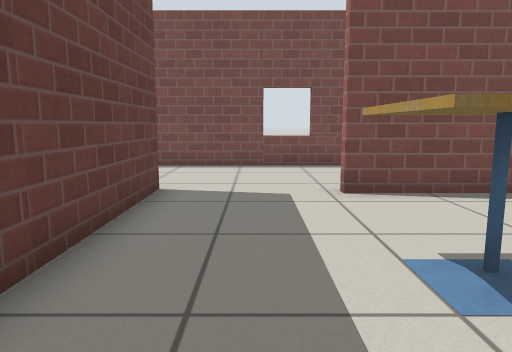
View 1 (above)

19 first-person views from a walk through a Gazebo world. The camera is 0.69 m above the floor, tilts 8° down and sees 70° across. The floor is counted in squares, 0.5 m on a side. Each view is taken from the middle of a square. On the plan, view 1 faces up. The plan holds only what a view shows up to about 15 squares ahead; the rest is blank. Simple patterns stand in for the simulator's built-in surfaces.

View 2
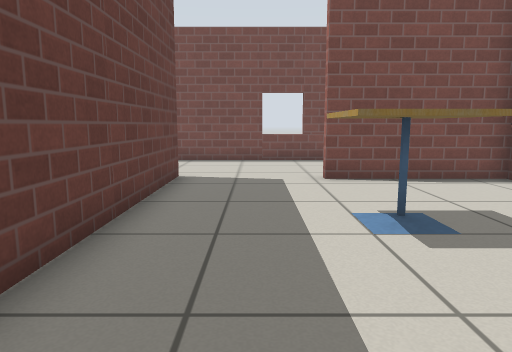

View 3
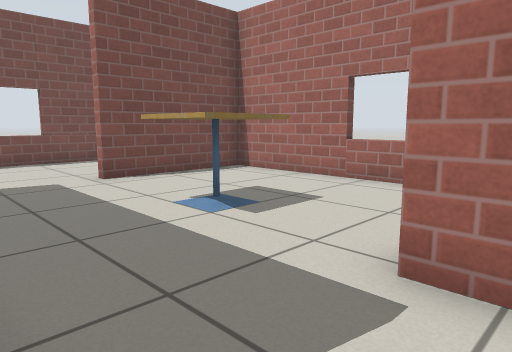

View 4
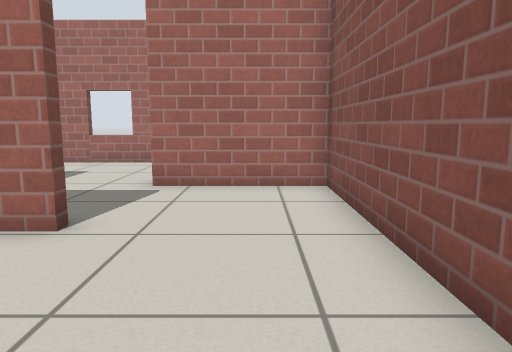

View 5
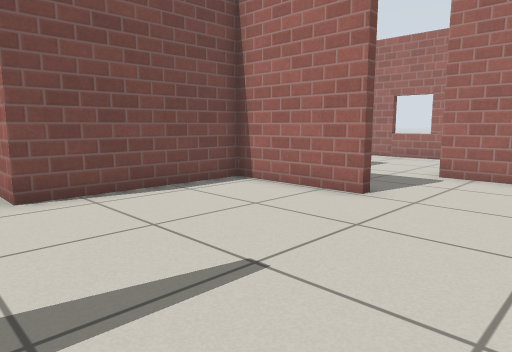

View 6
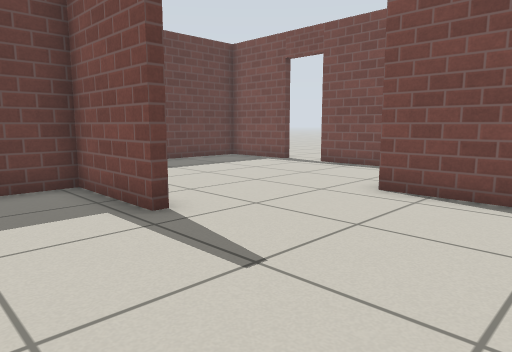

View 7
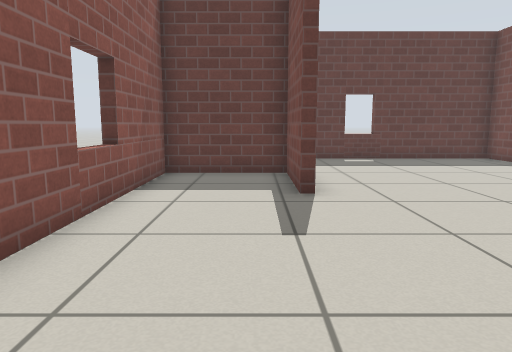

View 8
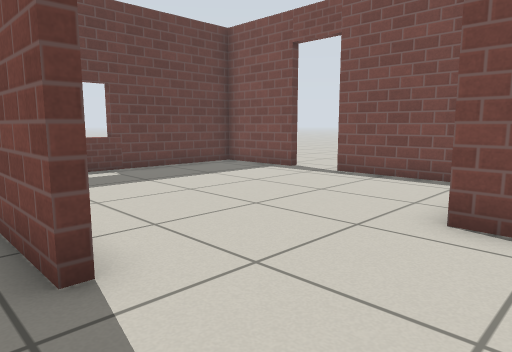

View 9
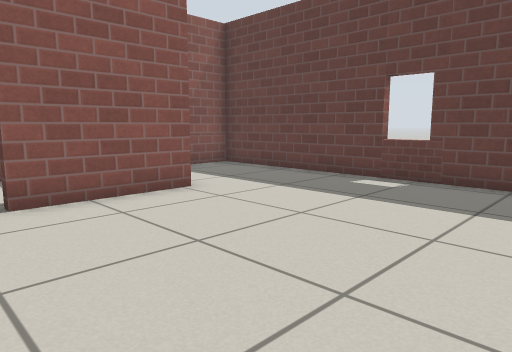

View 10
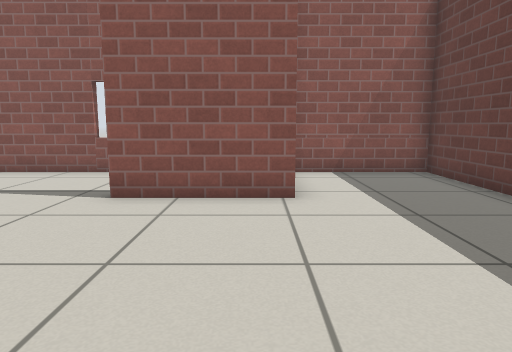

View 11
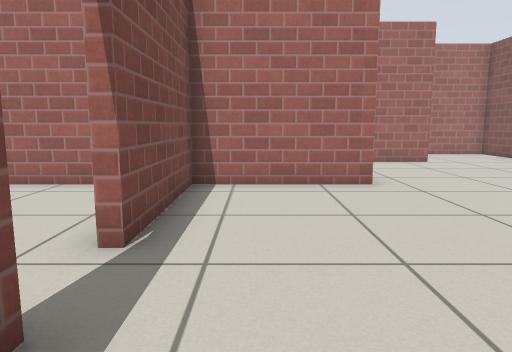

View 12
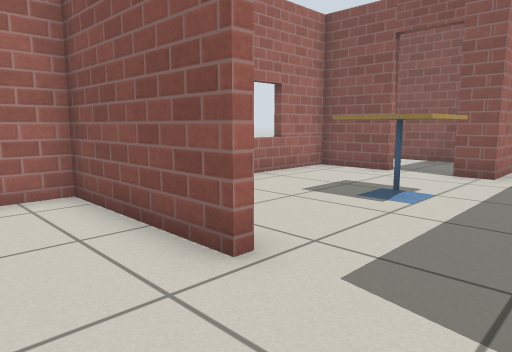

View 13
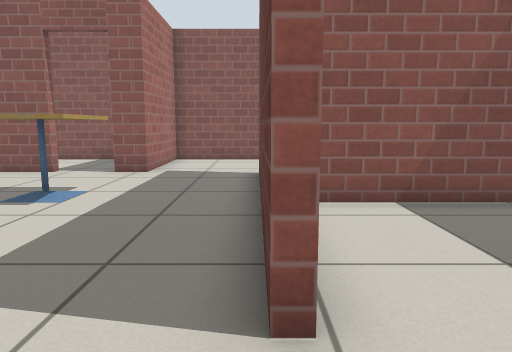

View 14
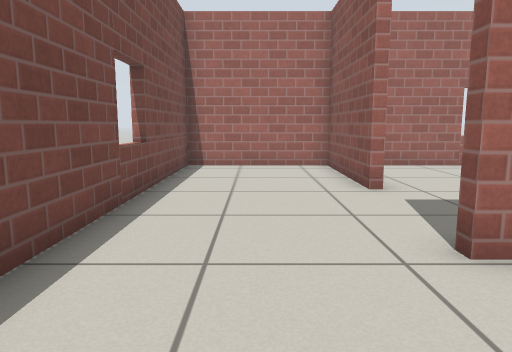

View 15
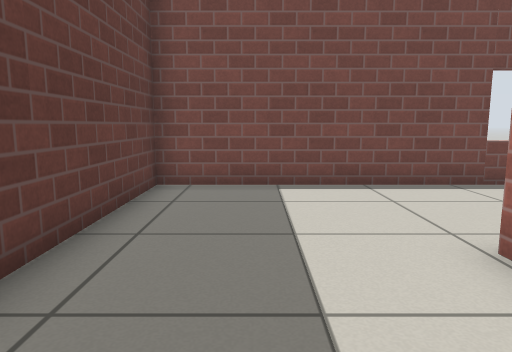

View 16
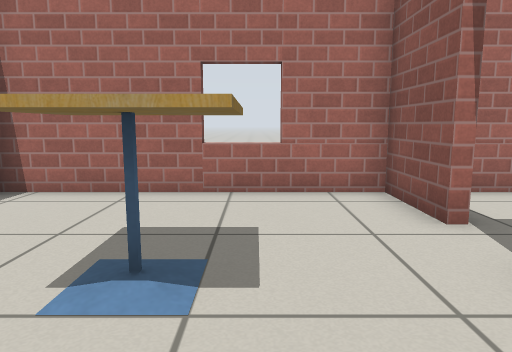

View 17
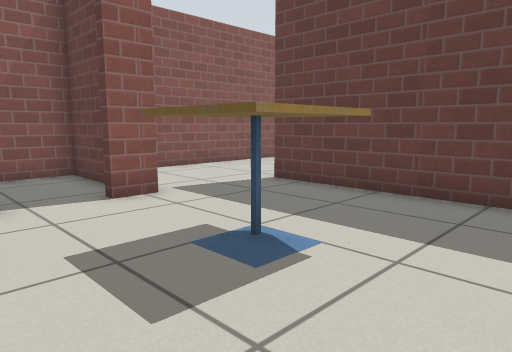

View 18
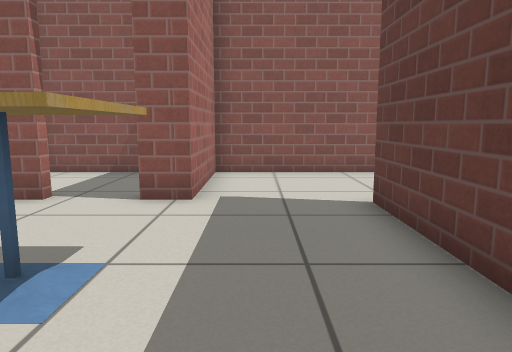

View 19
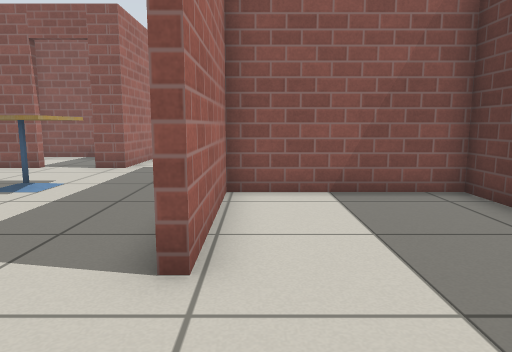

### Floor plan
Points are (right, up) in squares from view 1. A wall is a line through its corners. A room is listed if a view was taken in it or the views show most of it. See-through windows are left out.
Room 1 (views 1, 2, 16, 17, 18)
walls: (3.9, -0.8) (6.4, -0.8) (6.4, 7.3) (1.8, 7.3); (-2.1, 7.8) (-2.1, -0.4); (-1.5, -4.6) (1.2, -4.6) (1.2, -0.8) (2.3, -0.8)
ways out: opening at (-2, -2.5) to room 2; opening at (0, 7) to room 4; open door at (3.5, -1) to room 6
objects: cafe table (1, 2) to (3, 4)
Room 2 (views 3, 4, 5, 6, 7, 8)
walls: (-9.1, -1.1) (-12.4, -1.1) (-12.4, -4.6) (-1.5, -4.6); (-2.1, -0.4) (-2.4, -0.4) (-2.4, 3.3) (-7.6, 3.3)
ways out: opening at (-2, -2.5) to room 1; opening at (-8.8, 1.5) to room 3
Room 3 (views 9, 10, 11)
walls: (-12.7, -0.8) (-9.1, -0.8); (-13.8, 7.5) (-17, 7.5) (-17, -4.6) (-13.1, -4.6); (-7.6, 3.3) (-7.6, 7.5) (-12, 7.5)
ways out: opening at (-8.8, 1.5) to room 2; open door at (-12.5, 8)
Room 4 (view 12)
walls: (1.8, 7.6) (6.4, 7.6) (6.4, 12.3) (-1.6, 12.3)
ways out: opening at (0, 7) to room 1; opening at (-2, 9.5) to room 5
Room 5 (views 13, 14, 15, 19)
walls: (-7.3, 5) (-7.3, 3.6) (-2.4, 3.6) (-2.4, 7.8) (-2.1, 7.8); (-1.6, 12.3) (-7.3, 12.3) (-7.3, 7.1)
ways out: opening at (-2, 9.5) to room 4
Room 6 (no view inside)
walls: (6.4, -3.3) (6.4, -2.4); (1.5, -2.5) (1.5, -4.6) (6.1, -4.6)
ways out: open door at (3.5, -1) to room 1

Where each view was taken, in squares from view 1:
view 1: 0 up, 0 right, facing up
view 2: 2 down, 0 right, facing up
view 3: 2 down, 2 left, facing up-right
view 4: 3 down, 7 left, facing right
view 5: 4 down, 9 left, facing up-right
view 6: 4 down, 4 left, facing up-left
view 7: 2 down, 2 left, facing left
view 8: 2 down, 6 left, facing up-left
view 9: 6 up, 8 left, facing down-left
view 10: 6 up, 12 left, facing down
view 11: 6 up, 16 left, facing right
view 12: 10 up, 1 left, facing down-right
view 13: 10 up, 2 left, facing down
view 14: 10 up, 6 left, facing right
view 15: 4 up, 5 left, facing up
view 16: 2 up, 1 left, facing right
view 17: 6 up, 5 right, facing down-left
view 18: 6 up, 0 right, facing down
view 19: 11 up, 3 left, facing down
